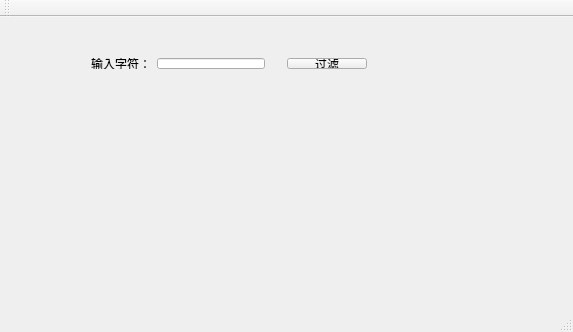
<?xml version="1.0" encoding="UTF-8"?>
<ui version="4.0">
 <class>MainWindow</class>
 <widget class="QMainWindow" name="MainWindow">
  <property name="geometry">
   <rect>
    <x>0</x>
    <y>0</y>
    <width>573</width>
    <height>332</height>
   </rect>
  </property>
  <property name="windowTitle">
   <string>MainWindow</string>
  </property>
  <widget class="QWidget" name="centralWidget">
   <widget class="QWidget" name="">
    <property name="geometry">
     <rect>
      <x>80</x>
      <y>30</y>
      <width>298</width>
      <height>33</height>
     </rect>
    </property>
    <layout class="QHBoxLayout" name="horizontalLayout">
     <item>
      <widget class="QLabel" name="label">
       <property name="text">
        <string>输入字符：</string>
       </property>
      </widget>
     </item>
     <item>
      <widget class="QLineEdit" name="lineString"/>
     </item>
     <item>
      <spacer name="horizontalSpacer">
       <property name="orientation">
        <enum>Qt::Horizontal</enum>
       </property>
       <property name="sizeHint" stdset="0">
        <size>
         <width>13</width>
         <height>20</height>
        </size>
       </property>
      </spacer>
     </item>
     <item>
      <widget class="QPushButton" name="btFilter">
       <property name="text">
        <string>过滤</string>
       </property>
      </widget>
     </item>
    </layout>
   </widget>
   <widget class="QWidget" name="">
    <property name="geometry">
     <rect>
      <x>80</x>
      <y>90</y>
      <width>301</width>
      <height>21</height>
     </rect>
    </property>
    <layout class="QHBoxLayout" name="horizontalLayout_2">
     <item>
      <widget class="QLabel" name="label_2">
       <property name="text">
        <string>出现的第一个数字为：</string>
       </property>
      </widget>
     </item>
     <item>
      <widget class="QLabel" name="labelResult">
       <property name="text">
        <string>无</string>
       </property>
      </widget>
     </item>
    </layout>
   </widget>
  </widget>
  <widget class="QMenuBar" name="menuBar">
   <property name="geometry">
    <rect>
     <x>0</x>
     <y>0</y>
     <width>573</width>
     <height>22</height>
    </rect>
   </property>
  </widget>
  <widget class="QToolBar" name="mainToolBar">
   <attribute name="toolBarArea">
    <enum>TopToolBarArea</enum>
   </attribute>
   <attribute name="toolBarBreak">
    <bool>false</bool>
   </attribute>
  </widget>
  <widget class="QStatusBar" name="statusBar"/>
 </widget>
 <layoutdefault spacing="6" margin="11"/>
 <resources/>
 <connections/>
</ui>
